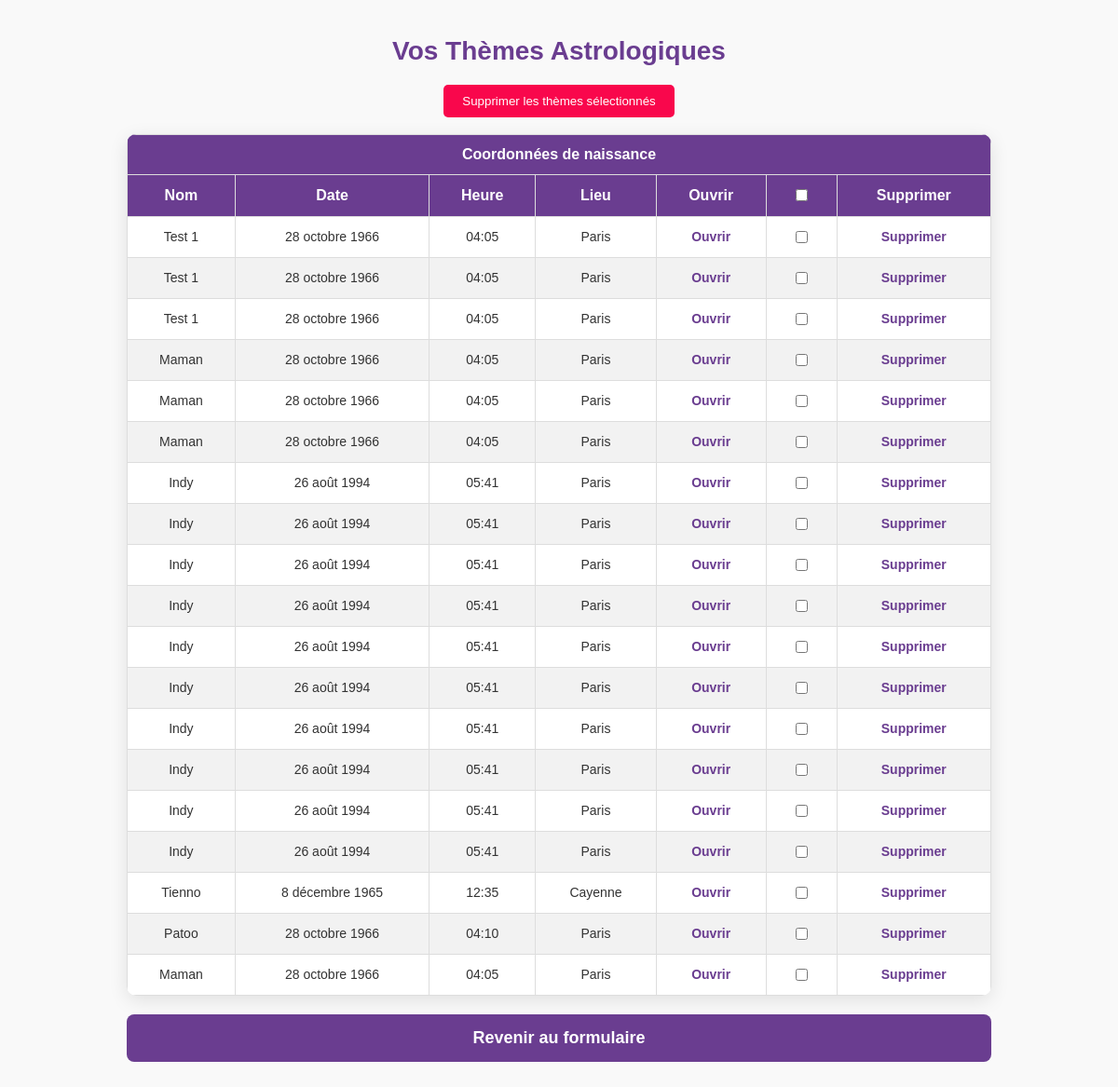
Page /themes/ (signed in) on the earlier database version.
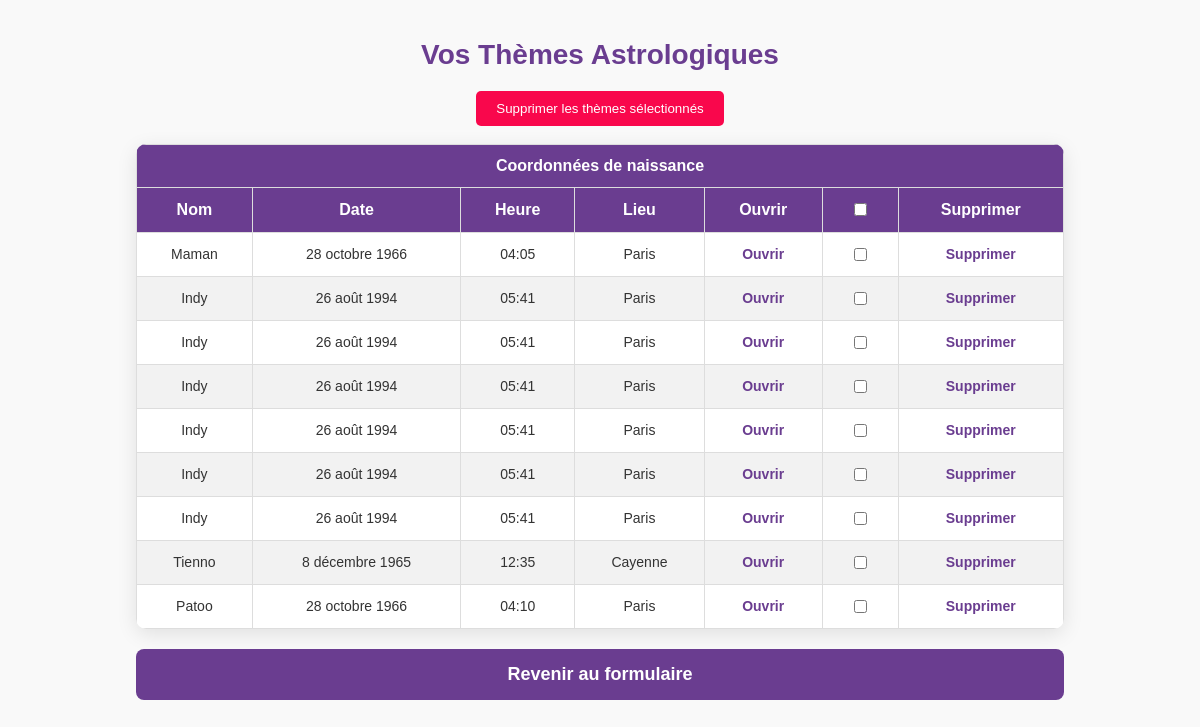
Same page on the later database version.
### astroapp/models.py (models this page shows, shortened)
class ThemeAstrologique(models.Model):
    utilisateur = models.ForeignKey(User, on_delete=models.CASCADE)
    name = models.CharField(max_length=255)
    birthdate = models.DateField()
    birthtime = models.TimeField()
    country_of_birth = models.CharField(max_length=255)
    city_of_birth = models.CharField(max_length=255)
    date_de_creation = models.DateTimeField(auto_now_add=True)

### astroapp/views.py (the view)
# urls.py: path('themes/', views.liste_themes, name='liste_themes'),
@login_required
def liste_themes(request):
    if not request.user.is_authenticated:
        return redirect('connexion')  # Redirection si l'utilisateur n'est pas connecté
    themes = ThemeAstrologique.objects.filter(utilisateur=request.user).order_by('-id')
    return render(request, 'liste_themes.html', {'themes': themes})

### astroapp/templates/liste_themes.html (shortened to what this page needs)
{% load static %}
<!DOCTYPE html>
<html lang="fr">
<head>
</head>
<body>
    <h1>Vos Thèmes Astrologiques</h1>
<div style="text-align: center; margin-top: 20px;">
    <button id="deleteSelected" style="background-color: #F9074C; color: white; padding: 10px 20px; border: none; border-radius: 5px; cursor: pointer;">
        Supprimer les thèmes sélectionnés
    </button>
</div>
<br>
<div>
<table>
    <tr>
        <th colspan="7">Coordonnées de naissance</th>
    </tr>
    <tr>
        <th>Nom</th>
        <th>Date</th>
        <th>Heure</th>
        <th>Lieu</th>
        <th>Ouvrir</th>
        <th>
            <input type="checkbox" id="selectAll" />
        </th>
        <th>Supprimer</th>
    </tr>
    {% for theme in themes %}
    <tr>
        <td>{{ theme.name }}</td>
        <td>{{ theme.birthdate }}</td>
        <td>{{ theme.birthtime }}</td>
        <td>{{ theme.city_of_birth }}</td>
        <td>
            <a href="{% url 'ouvrir_theme' theme.id %}">Ouvrir</a>
        </td>
        <td>
            <input type="checkbox" class="theme-checkbox" data-id="{{ theme.id }}" />
        </td>
        <td>
            <a href="#" data-id="{{ theme.id }}" class="delete-btn">Supprimer</a>
        </td>
    </tr>
    {% endfor %}
</table>
</div>
<div>
<a href="{% url 'birth_data' %}" class="btn-retour-formulaire">Revenir au formulaire</a>
</div>
</body>
</html>

Differences in the rows shown:
removed ThemeAstrologique: name "Test 1", birthdate "28 octobre 1966", birthtime "04:05", city_of_birth "Paris"
removed ThemeAstrologique: name "Test 1", birthdate "28 octobre 1966", birthtime "04:05", city_of_birth "Paris"
removed ThemeAstrologique: name "Test 1", birthdate "28 octobre 1966", birthtime "04:05", city_of_birth "Paris"
removed ThemeAstrologique: name "Maman", birthdate "28 octobre 1966", birthtime "04:05", city_of_birth "Paris"
removed ThemeAstrologique: name "Maman", birthdate "28 octobre 1966", birthtime "04:05", city_of_birth "Paris"
removed ThemeAstrologique: name "Indy", birthdate "26 août 1994", birthtime "05:41", city_of_birth "Paris"
removed ThemeAstrologique: name "Indy", birthdate "26 août 1994", birthtime "05:41", city_of_birth "Paris"
removed ThemeAstrologique: name "Indy", birthdate "26 août 1994", birthtime "05:41", city_of_birth "Paris"
removed ThemeAstrologique: name "Indy", birthdate "26 août 1994", birthtime "05:41", city_of_birth "Paris"
removed ThemeAstrologique: name "Maman", birthdate "28 octobre 1966", birthtime "04:05", city_of_birth "Paris"
